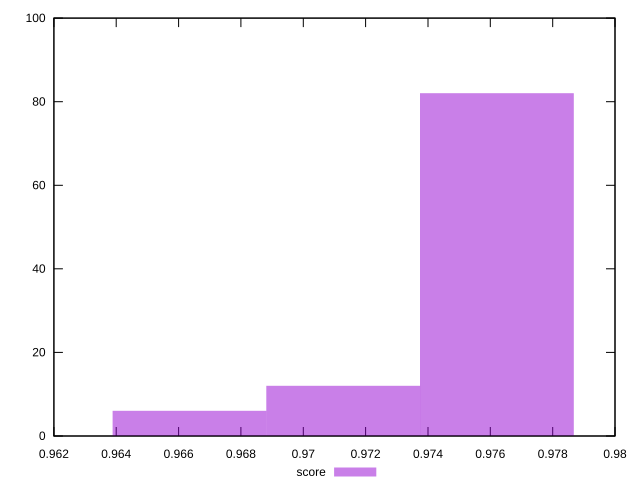

This figure's gnuplot source:
reset
set terminal svg size 640, 490 enhanced background rgb 'white'
set output "reprap/speed-index/samples/pages+cached+noexternal+nosvg/score/histogram.svg"

$score <<EOF
0.9762093056735094 82
0.9712789556448553 12
0.9663486056162012 6
EOF

set key outside below
set boxwidth 0.004930350028654088
set yrange [0:100]
set style fill transparent solid 0.5 noborder

plot \
  $score title "score" with boxes, \


reset
